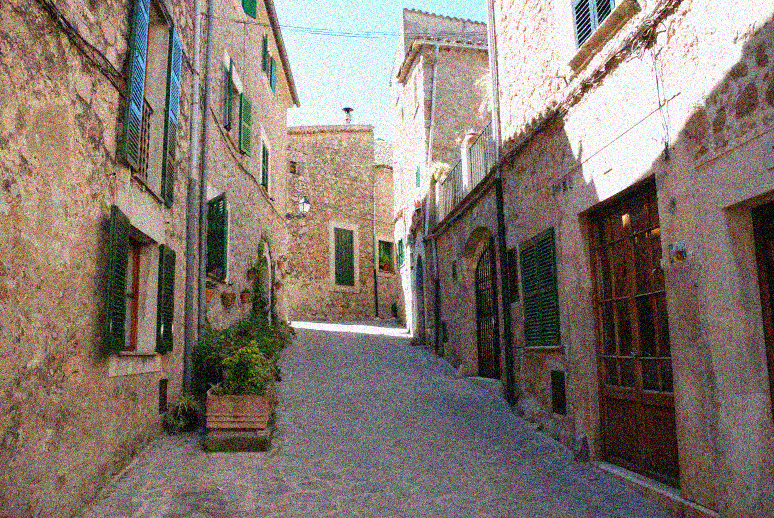
#> input picture ffdnet-pytorch-bias/noisy.png, 774 x 518 px; the run also reads 1 picture not shown here
$ python calssim.py   (older library calls are emulated)
#> lines starting #> are read from the running program, lines starting #| are printed output that depends on the picture; long printed decimals are rounded
# python3 script.py --first noisy.png --second ffdnet.png


from skimage.measure import compare_ssim
import argparse
import imutils
import cv2

# 2. Construct the argument parse and parse the arguments


# 3. Load the two input images
imageA = cv2.imread("noisy.png")
#> imageA is the input picture: shape (518, 774, 3); mean B, G, R 111.7, 120.1, 132.8
imageB = cv2.imread("ffdnet.png")

# 4. Convert the images to grayscale
grayA = cv2.cvtColor(imageA, cv2.COLOR_BGR2GRAY)
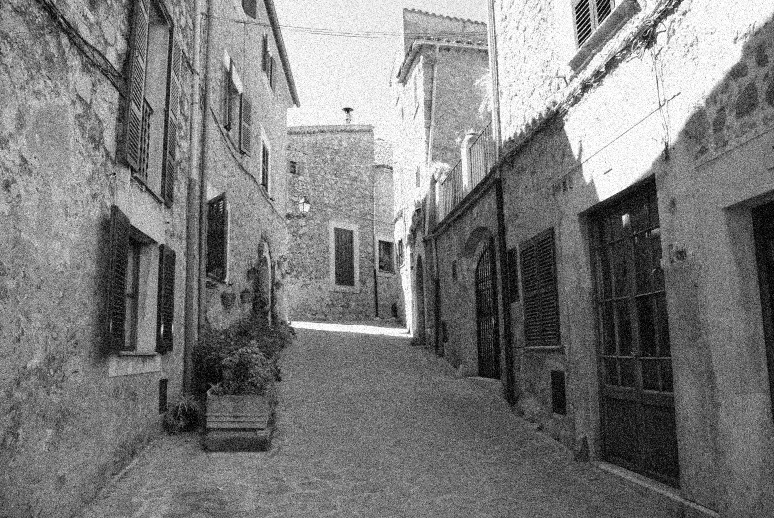
#> grayA: shape (518, 774); min 0, max 255, mean 122.9
grayB = cv2.cvtColor(imageB, cv2.COLOR_BGR2GRAY)

# 5. Compute the Structural Similarity Index (SSIM) between the two
#    images, ensuring that the difference image is returned
(score, diff) = compare_ssim(grayA, grayB, full=True)
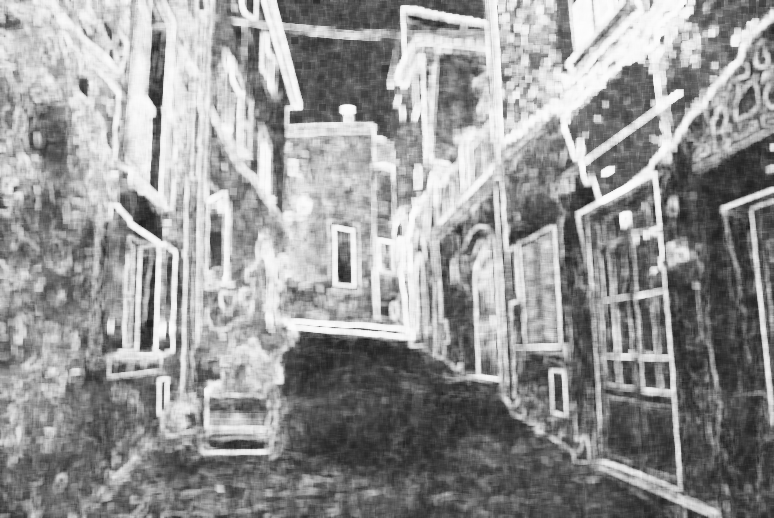
#> diff: shape (518, 774) float64; min 0.108, max 0.994, mean 0.59
#> score = 0.591
diff = (diff * 255).astype("uint8")

# 6. You can print only the score if you want
print("SSIM: {}".format(score))
#| SSIM: 0.591
